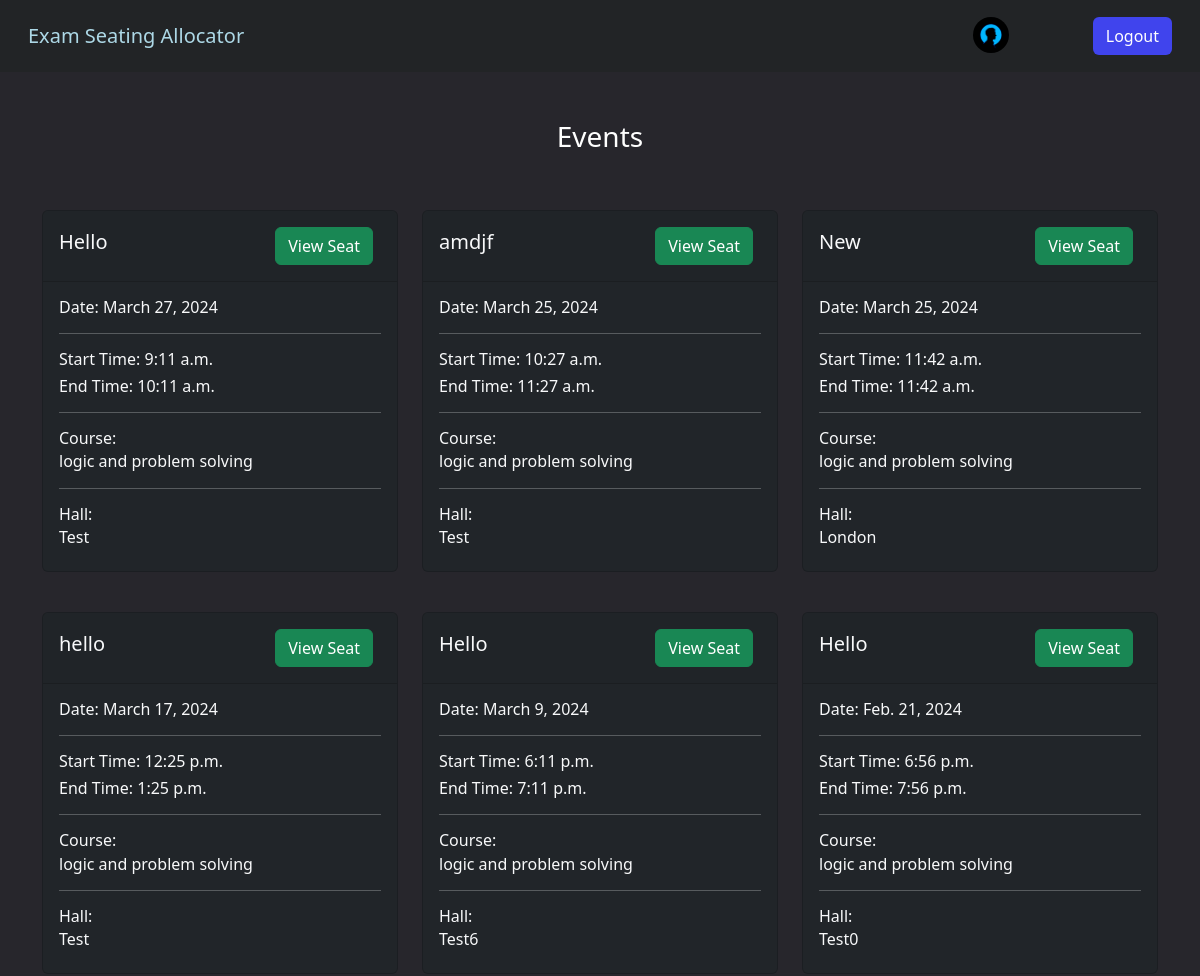
Page /student_events_view/ (signed in, upper part) on the earlier database version.
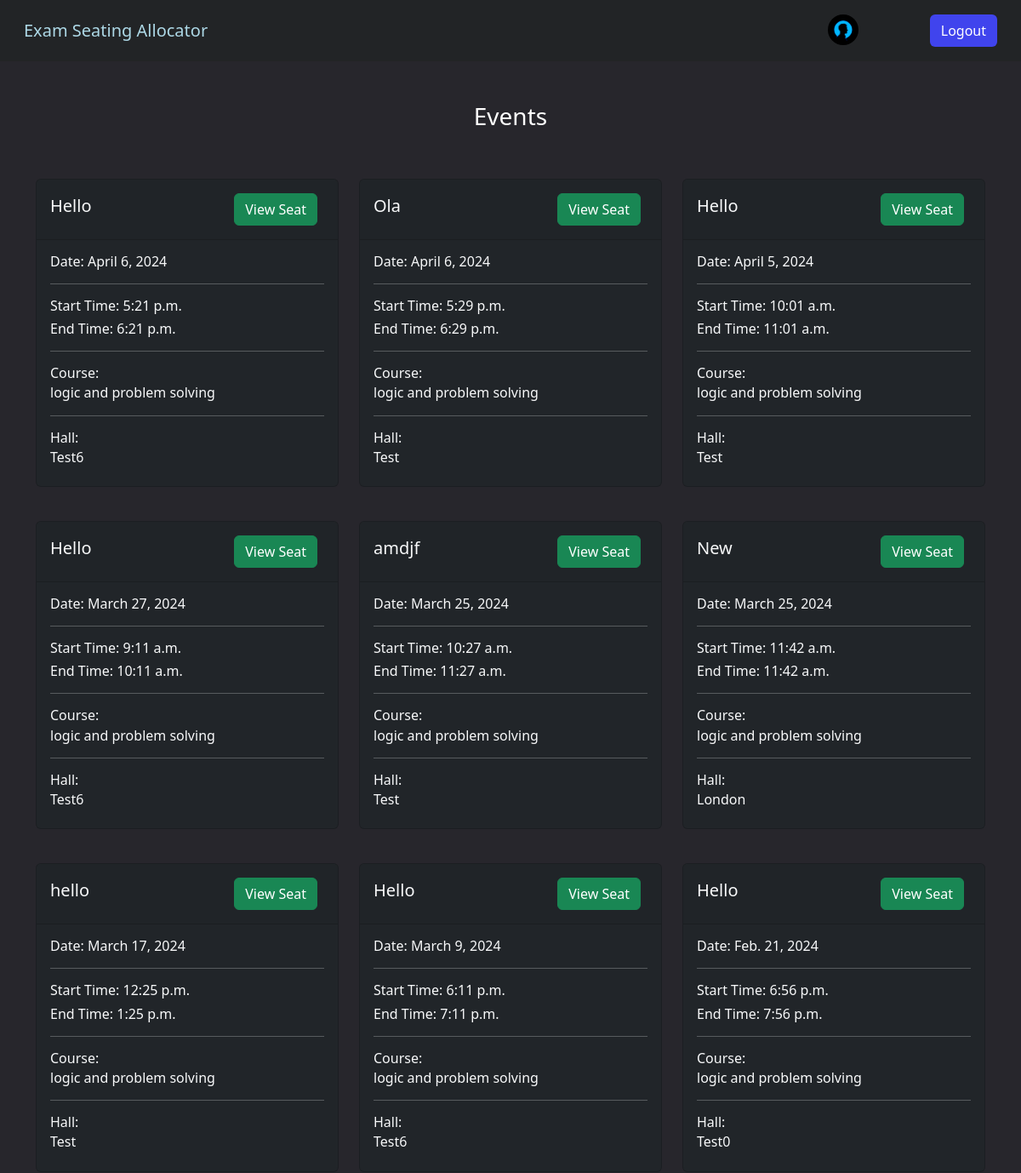
Same page on the later database version.
### api/models.py (models this page shows)
class Event(models.Model):
    name = models.CharField(max_length=100, blank=True)
    date = models.DateField()
    start_time = models.TimeField()
    end_time = models.TimeField()

class EventCourses(models.Model):
    event = models.ForeignKey(
        Event, on_delete=models.CASCADE, related_name="eventcourse", blank=True
    )
    course = models.ForeignKey(
        Course, on_delete=models.CASCADE, related_name="event", blank=True
    )

class Course(models.Model):
    name = models.CharField(max_length=100)
    fieldofstudy = models.CharField(
        max_length=20, choices=FIELDOFSTUDY, default="computing"
    )
    year = models.CharField(max_length=20, choices=YEAR, default="first")
    semester = models.CharField(max_length=20, choices=SEMESTER, default="first")

class Hall(models.Model):
    name = models.CharField(max_length=100)
    rows = models.IntegerField()
    columns = models.IntegerField()
    noOfSeats = models.IntegerField(default=1)

### api/views.py (the view)
# urls.py: path("student_events_view/", student_events_view, name="student_events_view"),
@user_passes_test(is_student, login_url="login_page")
def student_events_view(request):
    user = request.user
    student = user.student
    allocations = Allocation.objects.filter(student=student).order_by(
        "-event__date", "event__start_time"
    )
    events = [allocation.event for allocation in allocations]
    courses = student.courses.all()
    events_with_halls = []
    for allocation in allocations:
        event = allocation.event
        seat = allocation.seat
        hall = seat.hall
        events_with_halls.append({"event": event, "hall": hall})
    context = {
        "homeurl": "student_home",
        "events": events,
        "events_with_halls": events_with_halls,
        "courses": courses,
    }
    return render(request, "viewEventsStudent.html", context)

### api/views.py (called while the page is built)
def is_student(user):
    return user.groups.filter(name="Students").exists()

### api/templates/viewEventsStudent.html (shortened to what this page needs)
{%extends "base.html"%} {%block start%} {% csrf_token %}
<div class="container mt-5">
  <div class="d-flex justify-content-center">
    <h3 style="color: white">Events</h3>
  </div>
  <br />
  <div class="row">
    {%for event in events%}
    <div class="col-md-4 mt-4">
      <div class="card mb-3 bg-dark text-light">
        <div
          class="card-header d-flex justify-content-between align-items-center"
        >
          <h5 class="card-title">{{ event.name }}</h5>
          <a
            href="/view_seat_allocations_student/{{ event.id }}"
            class="btn btn-success m-2"
            >View Seat</a
          >
        </div>
        <div class="card-body">
          <h6><span>Date:</span> {{ event.date }}</h6>
          <hr />
          <h6><span>Start Time:</span> {{ event.start_time }}</h6>
          <h6><span>End Time:</span> {{ event.end_time}}</h6>
          <hr />
          <h6>Course:</h6>
          {% for event_course in event.eventcourse.all %}
          {%for course in courses%}
          {%if event_course.course == course%}
          <h6 class="card-subtitle mb-2 text-light">
            {{ event_course.course.name }}
          </h6>
          {%endif%} {%endfor%} {% endfor %}
          <hr />
          <h6>Hall:</h6>
          {% for eventwithhall in events_with_halls %}
          {%if eventwithhall.event == event%}
          <h6 class="card-subtitle mb-2 text-light">
            {{eventwithhall.hall.name}}
          </h6>
          {%endif%} {%endfor%}
        </div>
      </div>
    </div>
    {%endfor%}
  </div>
</div>
{%endblock%}

Differences in the rows shown:
added Event: name "Hello", date "April 6, 2024", start_time "5:21 p.m.", end_time "6:21 p.m.", hall.name "Test6"
added EventCourses: course.name "logic and problem solving"
added Event: name "Ola", date "April 6, 2024", start_time "5:29 p.m.", end_time "6:29 p.m.", hall.name "Test"
added EventCourses: course.name "logic and problem solving"
added Event: name "Hello", date "April 5, 2024", start_time "10:01 a.m.", end_time "11:01 a.m.", hall.name "Test"
added EventCourses: course.name "logic and problem solving"
computed for Event "March 27, 2024": hall.name "Test" → "Test6"
